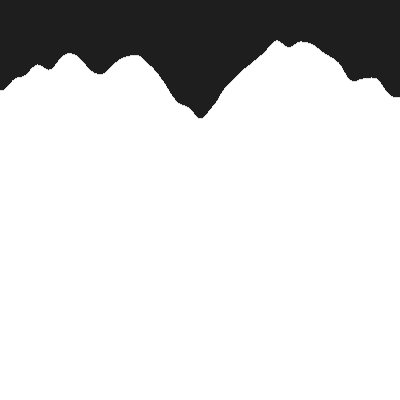
Frame 1 (no input)
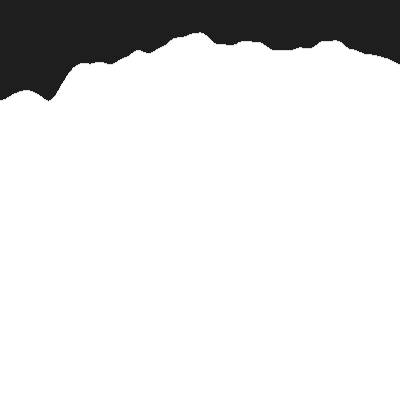
Frame 60 (the mouse pressed at the canvas centre just before this capture)
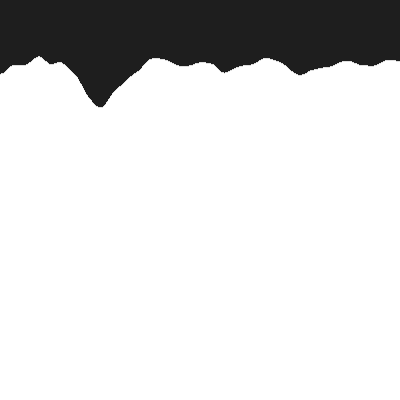
Frame 120 (the mouse held since frame 60 and released just before this capture)

The Processing sketch that drew these frames (run headless with seeded random() and noise(); from frame 60 on, the mouse is pressed at the canvas centre):

// Processing sketch: Ocean_wave
// ── Ocean_wave.pde
float time=0;
void setup() {
  size(400, 400);
}
void draw() {
  background(30);
  float x=0;
  stroke(255);

  while (x<width) {
    line(x, 150*noise(x/100, time),x,height);
    x=x+1;
  }
  time=time+0.02;

}
